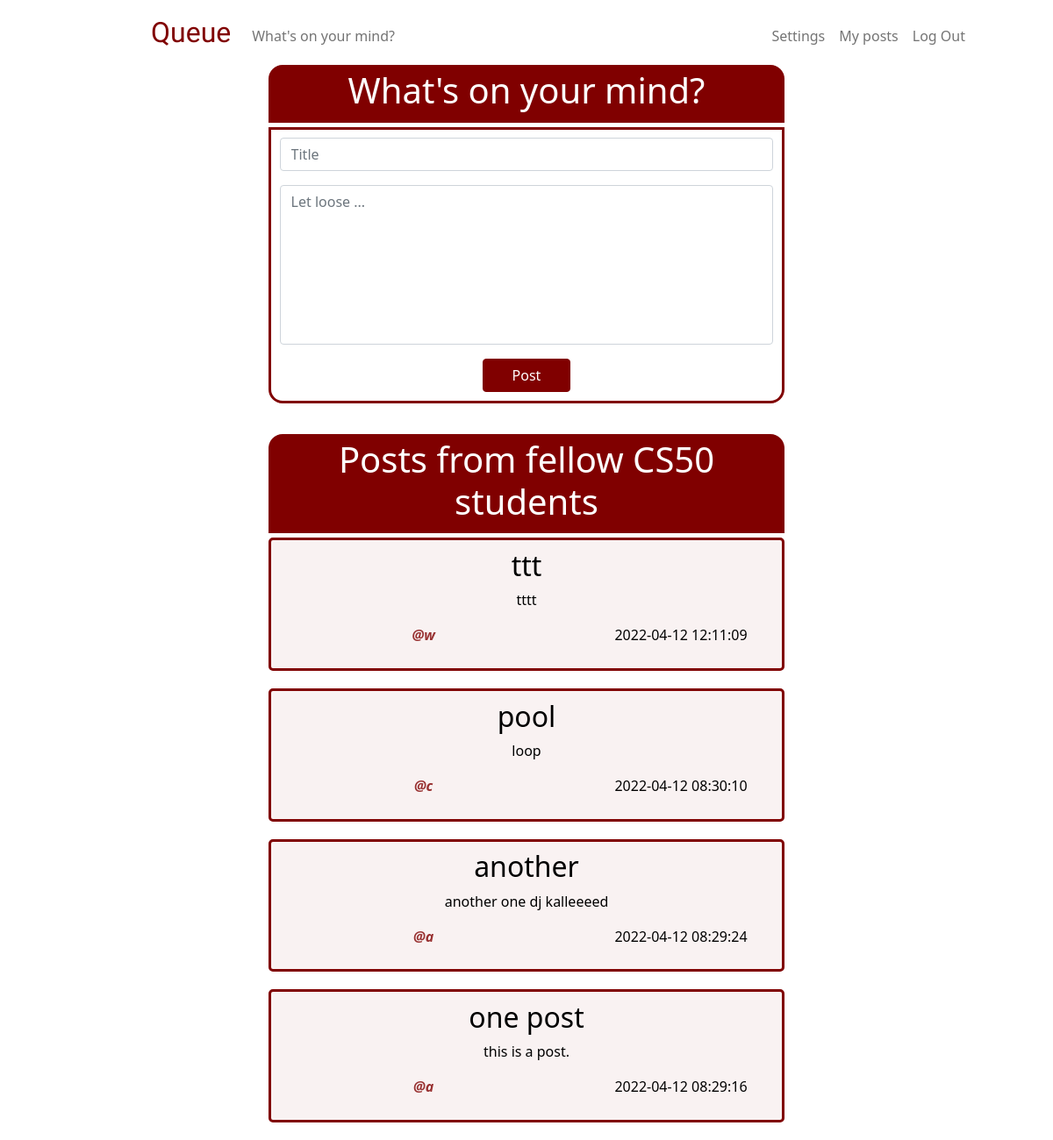
The app's page / (signed in) with its own data.
### tables this page shows
CREATE TABLE 'posts' ('id' INTEGER PRIMARY KEY NOT NULL, 'content' TEXT NOT NULL, 'time' DATETIME DEFAULT CURRENT_TIMESTAMP, title TEXT, 'user_id'  INTEGER NOT NULL  , 'username' TEXT);

### app.py (the view)
@app.route("/", methods=["GET", "POST"])
@login_required
def home():
    if request.method == "POST":
        title = request.form.get("title")
        content = request.form.get("content")
        if not request.form.get("title"):
            error_title = "*Add a title"
            posts = db.execute("SELECT * FROM posts ORDER BY time DESC")
            return render_template("home.html", error_title=error_title, posts=posts, content=content)
        elif not request.form.get("content"):
            error_content = "Nothing is on your mind?"
            posts = db.execute("SELECT * FROM posts ORDER BY time DESC")
            return render_template("home.html", error_content=error_content, posts=posts, title=title)
        else:
            user = db.execute ("SELECT username FROM users WHERE id = ?", session["user_id"])
            username = user[0]["username"]
            filtered_title = pf.censor(request.form.get("title"))
            filtered_content = pf.censor(request.form.get("content"))
            db.execute("INSERT INTO posts (username, user_id, title, content) VALUES (?, ?, ?, ?)", username, session["user_id"], filtered_title, filtered_content)
            posts = db.execute("SELECT * FROM posts ORDER BY time DESC")
            return render_template("home.html", posts=posts)
    else:
        posts = db.execute("SELECT * FROM posts ORDER BY time DESC")
        return render_template("home.html", posts=posts)

### helpers.py (called while the page is built)
def login_required(f):
    @wraps(f)
    def decorated_function(*args, **kwargs):
        if session.get("user_id") is None:
            return redirect("/login")
        return f(*args, **kwargs)
    return decorated_function

### templates/home.html (shortened to what this page needs)
{% extends "layout.html" %}
{% block main %}
    <div class="users-post-header">
        <h1> What's on your mind? </h1>
    </div>
    <div class="users-post-container">
        <form action="/" method="post">
            <div class="mb-3">
                <input class="form-control" id="title" name="title" placeholder="Title" type="text" value="{{ title }}">
            </div>
            <div class="mb-3">
                <textarea class="form-control" id="content" name="content" placeholder="Let loose ..." rows = "7" maxlength="500" style="resize: none" >{{ content }}</textarea>
            </div>
            <button class="btn btn-primary main-button" id="home-button" type="submit"> Post </button>
        </form>
    </div>
    <div class="others-post-header">
        <h1> Posts from fellow CS50 students </h1>
    </div>
    <div>
        {% for post in posts %}
            <div class="others-post-container">
                <h2>{{ post["title"] }} </h2>
                <p>{{ post["content"] }} </p>
                <div class="row">
                    <div class="column left">
                        <p class="username"><strong> @{{ post["username"] }} </strong></p>
                    </div>
                    <div class="column right">
                        <p> {{ post["time"] }} </p>
                    </div>
                </div>
            </div>
        {% endfor %}
    </div>
{% endblock %}

### templates/layout.html (shortened to what this page needs)
<!DOCTYPE html>
<html lang="en">
    <head>
        <link href="https://cdn.jsdelivr.net/npm/bootstrap@5.1.3/dist/css/bootstrap.min.css" rel="stylesheet">
        <link href="/static/styles.css" rel="stylesheet">
    </head>
    <body>
        <nav class="bg-light navbar navbar-expand-md navbar-light" id="white-bg">
            <div class="container-fluid">
                <a class="navbar-brand" href="/" id="logo">Queue</a>
                <div class="collapse navbar-collapse" id="navbar">
                    {% if session["user_id"] %}
                        <ul class="navbar-nav me-auto mt-2">
                            <li class="nav-item"><a class="nav-link" href="/">What's on your mind?</a></li>
                        </ul>
                        <ul class="navbar-nav ms-auto mt-2" id="rem5-right-padding">
                            <li class="nav-item"><a class="nav-link" href="/setting">Settings</a></li>
                            <li class="nav-item"><a class="nav-link" href="/my-posts"> My posts </a></li>
                            <li class="nav-item"><a class="nav-link" href="/logout">Log Out</a></li>
                        </ul>
                    {% else %}
                        <ul class="navbar-nav ms-auto mt-1" id="rem5-right-padding">
                            <li class="nav-item"><a class="nav-link" href="/register">Register</a></li>
                            <li class="nav-item"><a class="nav-link" href="/login">Log In</a></li>
                        </ul>
                    {% endif %}
                </div>
            </div>
        </nav>
        <main class="container-fluid text-center">
            {% block main %}{% endblock %}
        </main>
    </body>
</html>

### static/styles.css (style rules this page uses)
#white-bg { background-color: white !important; }
nav .navbar-brand { font-size: xx-large; }
#logo { font-family: 'ZCOOL XiaoWei', serif; color: rgb(128, 0, 0); padding-left: 10rem; }
.users-post-header { background-color: rgb(128, 0, 0); color: rgb(255, 255, 255); margin: 0 25% 0 25%; padding: 0.3rem; text-align: center; border-radius: 1rem 1rem 0 0; }
.users-post-container { background-color: rgba(255, 255, 255, 0.9); border: solid; border-width: 3px; border-color: rgb(128, 0, 0); color: rgb(128, 0, 0); margin: 5px 25% 20px 25%; padding: 0.6rem; text-align: center; border-radius: 0 0 1rem 1rem; }
.others-post-header { background-color: rgb(128, 0, 0); color: rgb(255, 255, 255); margin: 35px 25% 0 25%; padding: 0.3rem; text-align: center; border-radius: 1rem 1rem 0 0; }
.others-post-container { background-color: rgba(128, 0, 0, 0.05); border: solid; border-width: 3px; border-color: rgb(128, 0, 0); color: rgb(0, 0, 0); margin: 5px 25% 20px 25%; padding: 0.6rem; text-align: center; border-radius: 5px; }
.main-button, .main-button:hover { background-color: rgb(128, 0, 0); color: rgb(255, 255, 255); border-color: rgb(128, 0, 0); width:100px; font-size: 16px; }
.username { color:rgba(128, 0, 0, 0.8); font-style: italic; }
.row { display: flex !important; }
.column { float: left; }
.left { width: 60% !important; }
.right { width: 40% !important; }
#rem5-right-padding { padding-right: 5rem !important; }
h1 { font-size: 40px; }

### records on screen
posts: title "ttt", content "tttt", username "w", time "2022-04-12 12:11:09"
posts: title "pool", content "loop", username "c", time "2022-04-12 08:30:10"
posts: title "another", content "another one dj kalleeeed", username "a", time "2022-04-12 08:29:24"
posts: title "one post", content "this is a post.", username "a", time "2022-04-12 08:29:16"
